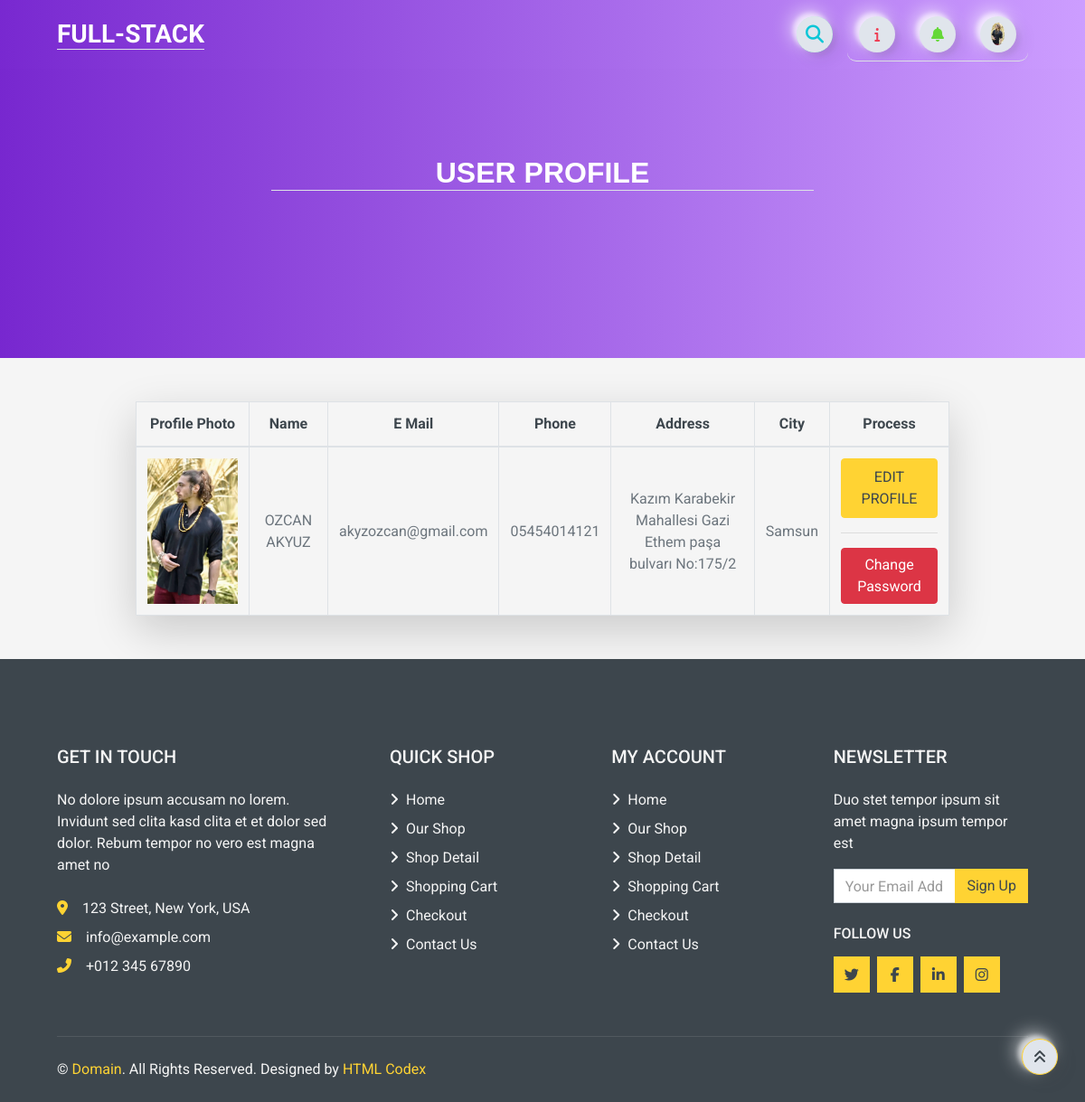
/user/ (signed in), run on an earlier commit of the app's database.
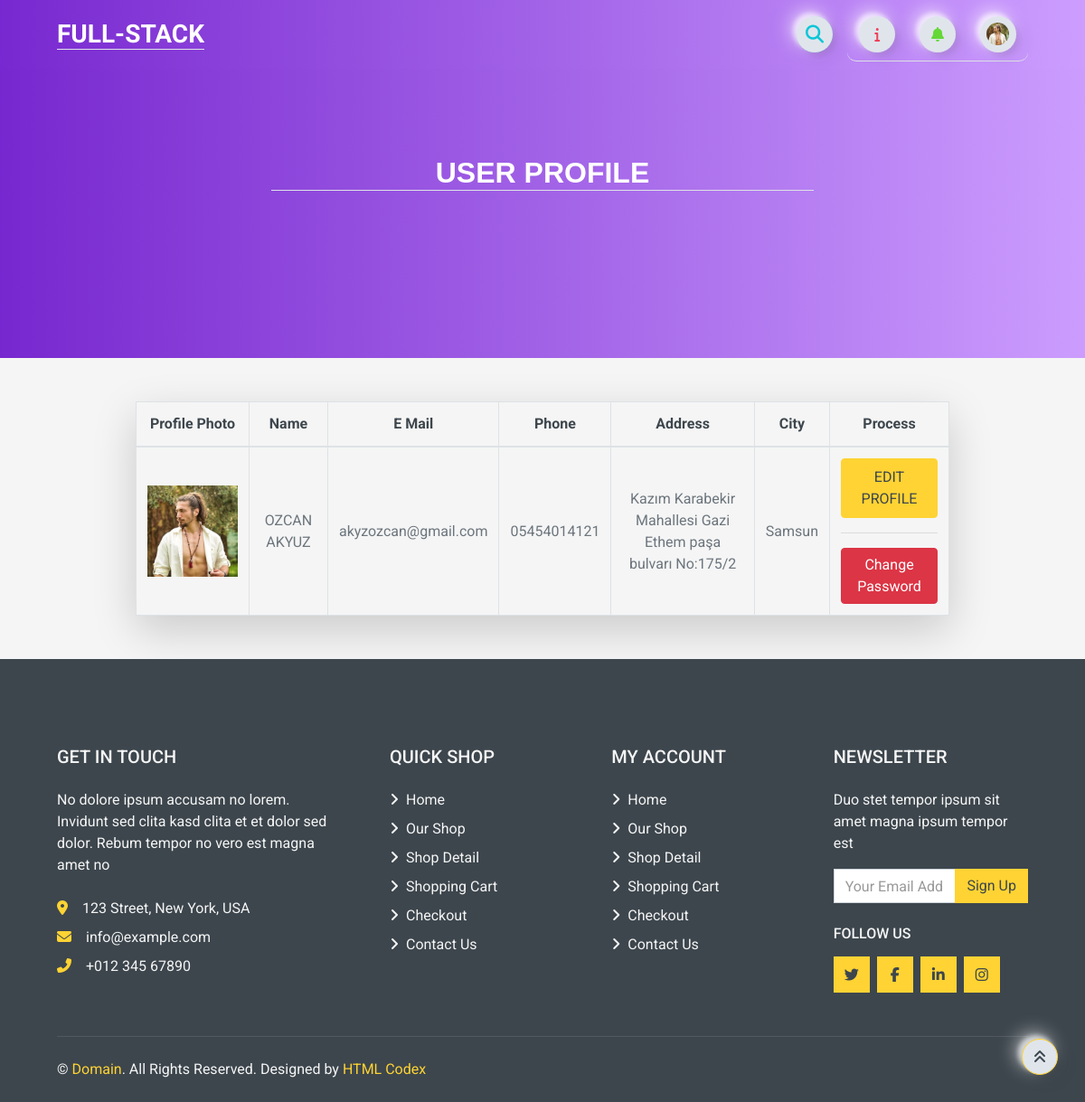
And on a later commit of the database.
### home/models.py (models this page shows, shortened)
class UserProfile(models.Model):
    user = models.OneToOneField(User, on_delete=models.CASCADE)
    phone = models.CharField(blank=True, max_length=20)
    address = models.CharField(blank=True, max_length=150)
    city = models.CharField(blank=True, max_length=20)
    country = models.CharField(blank=True, max_length=50)
    image = models.ImageField(blank=True, upload_to='images/users/')
    def image_tag(self):
        return mark_safe('<img src="{}" height="50"/>'.format(self.image.url))
    image_tag.short_description = 'Image'

### user/views.py (the view)
# urls.py: path("", views.index, name="index"),
@login_required(login_url='/login') # Check login
def index(request):
    profile = UserProfile.objects.get_or_create(user=request.user)[0]
    if request.method == 'POST':
        form = UserProfileForm(request.POST, request.FILES, instance=profile)
        if form.is_valid():
            form.save()
            return redirect('user_profile')
    else:
        form = UserProfileForm(instance=profile)
        context = {'profile': profile,
                   'form': form,
                   'page': 'USER PROFILE',}
        return render(request, 'user_profile.html', context)

### home/models.py
class UserProfileForm(ModelForm):
    class Meta:
        model = UserProfile
        fields = ['phone', 'address', 'city', 'country', 'image']

### user/templates/user_profile.html (shortened to what this page needs)
{% extends 'base.html' %}
{% load static %}
{% block body %}
<header>
    <div class="header m-auto">
        <div class="container" style="position: relative;">
            <h2 class="text-light px-2 m-auto border-bottom" id="navbar-text">USER PROFILE</h2>
        </div>
    </div>
</header>
<table class="table table-bordered text-center rounded shadow-lg mt-5 w-75" style="margin: auto;">
    <thead class="bg-secondary text-dark">
        <tr>
            <th>Profile Photo</th>
            <th>Name</th>
            <th>E Mail</th>
            <th>Phone</th>
            <th>Address</th>
            <th>City</th>
            <th>Process</th>
        </tr>
    </thead>
    <tbody class="align-middle">
        <tr>
            {% if profile.image %}
            <td class="align-middle"><img src="{{ profile.image.url }}" alt="..." style="width: 100px;"></td>
            {% else %}
            <td class="align-middle"><img src="" alt="NO PHOTO!" style="width: 100px;"></td>
            {% endif %}
            <td class="align-middle">{{ profile.user.get_full_name }}</td>
            <td class="align-middle">{{ profile.user.email }}</td>
            <td class="align-middle">{{ profile.phone }}</td>
            <td class="align-middle">{{ profile.address }}</td>
            <td class="align-middle">{{ profile.city }}</td>
            <td class="align-middle">
                <a class="btn btn-primary rounded px-3 py-2 rounded text-light align-items-center hidden-arrow" id="navbarDropdownEditProfile" type="button" data-toggle="modal" data-target="#containereditprofile">EDIT PROFILE</a>
                <hr>
                <a class="btn btn-danger rounded rounded align-items-center hidden-arrow" href="/user/settings">Change Password</a>
            </td>
        </tr>
    </tbody>
</table>
{% endblock %}

### home/templates/navbar.html (shortened to what this page needs)
{% load static %}
{% block body %}
<nav class="navbar navbar-expand-lg bg-light gradient-custom px-5">
    <div class="container-fluid">
        <div class="collapse navbar-collapse" id="navbarSupportedContent">
            <a class="navbar-brand mt-2 mt-lg-0" href="/">
                <h3 class="pt-1 mb-1 text-light border-bottom">FULL-STACK</h3>
            </a>
        </div>
        <form action="{% url 'search' %}" method="POST">
            <div class="search-box">
                <button class="btn btnnavbar btn-search" type="button"><i class="fas fa-search"></i></button>
            </div>
        </form>
        <div class="d-flex align-items-center frame-right border-bottom">
            <a class="text-reset me-3 btn btnnavbar" href="#">
                <i class="fa-solid fa-info" style="color:#ee4056;"></i>
            </a>
            <div class="dropdownnotif">
                <a class="text-reset me-3 dropbtnnotif hidden-arrow btn btnnavbar" href="#" onclick="myFunctionNotif()" id="navbarDropdownMenuLink" role="button" data-mdb-toggle="dropdown" aria-expanded="false">
                    <i class="fas fa-bell" style="color:#65d838;"></i>
                </a>
            </div>
            {%  if user.id is not None %}
            <div class="dropdown">
                <a class="dropbtn d-flex align-items-center hidden-arrow btnnavbar" href="#" onclick="myFunction()" id="navbarDropdownMenuAvatar" role="button" data-mdb-toggle="dropdown" aria-expanded="false">
                    {% if profile.image %}
                    <img src="{{ profile.image.url }}" class="rounded-circle" height="25" alt="Black and White Portrait of a Man" loading="lazy" />
                    {% else %}
                    <img src="" class="rounded-circle" height="25" alt="Black and White Portrait of a Man" loading="lazy" alt="NO PHOTO!" />
                    {% endif %}
                </a>
            </div>
            {% else %}
            <div class="dropdown">
                <a class="dropbtn d-flex align-items-center hidden-arrow btnnavbar" href="#" id="navbarDropdownMenuAvatar" type="button" data-toggle="modal" data-target="#containerlog" onclick="containerLogClose()">
                    <i class="fa-regular fa-user text-dark"></i>
                </a>
            </div>
            {% endif %}
        </div>
    </div>
</nav>
{% endblock %}

What changed in the data, as far as the page shows it:
changed UserProfile "Kazım Karabekir Mahallesi Gazi Ethem paşa bulvarı No:175/2": image: a different picture
